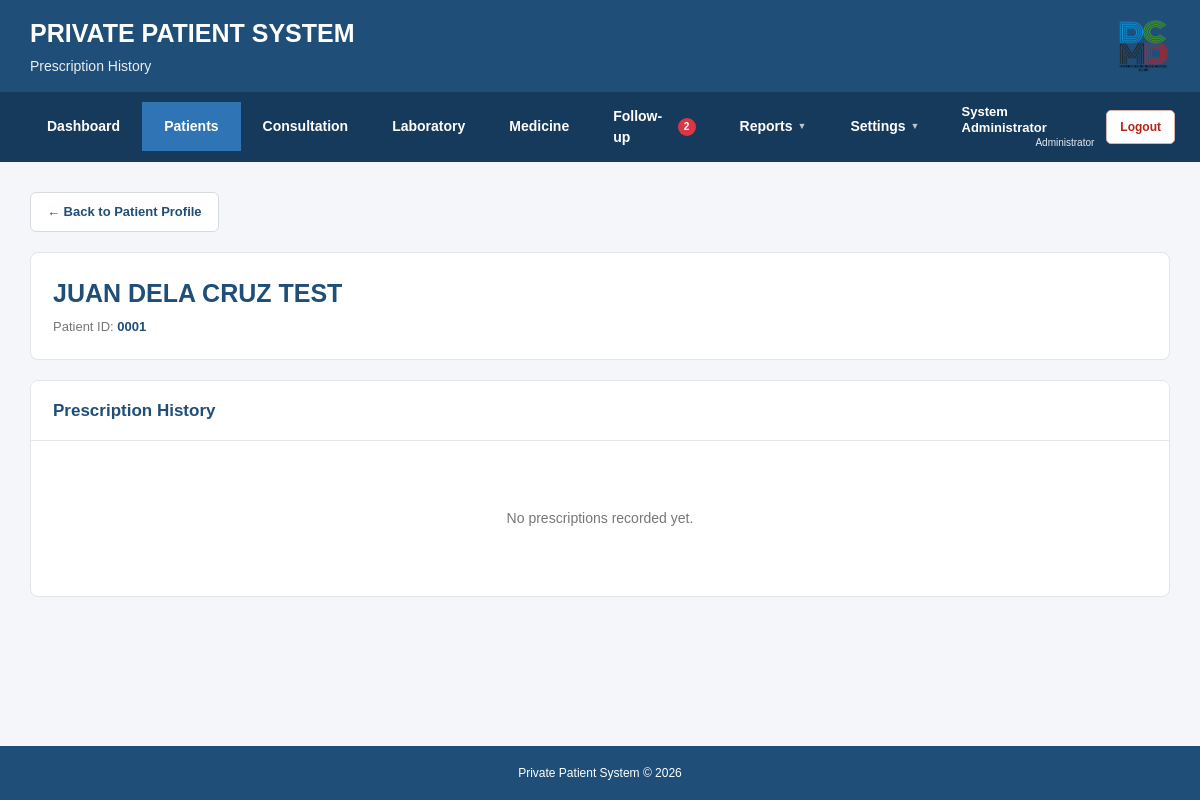
/private_patient_system/prescriptions/history.php?id=12 (signed in), run on an earlier commit of the app's database.
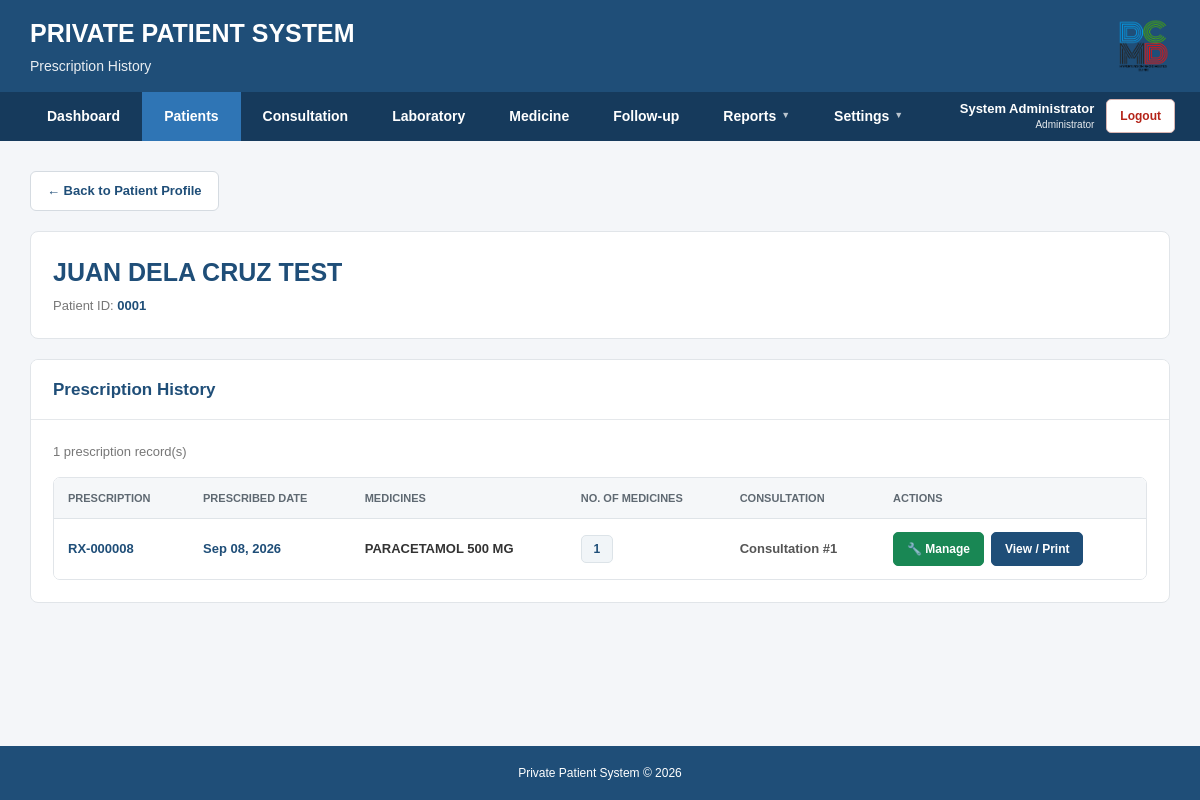
And on a later commit of the database.
### tables this page shows
CREATE TABLE IF NOT EXISTS `prescription_headers` (
  `id` int(11) NOT NULL AUTO_INCREMENT,
  `patient_id` int(11) NOT NULL,
  `prescribed_date` date NOT NULL,
  `created_at` timestamp NOT NULL DEFAULT CURRENT_TIMESTAMP,
  PRIMARY KEY (`id`),
  UNIQUE KEY `unique_patient_date` (`patient_id`,`prescribed_date`),
  KEY `idx_patient_id` (`patient_id`),
  KEY `idx_prescribed_date` (`prescribed_date`)
);

### private_patient_system/prescriptions/history.php (the view, shortened to what the changed rows need)
<?php
require_once "../config/database.php";
$activePage = "patients";
$id = isset($_GET['id'])
    ? intval($_GET['id'])
    : 0;
$sql = "SELECT * FROM patients WHERE id = ?";
$stmt = $conn->prepare($sql);
$stmt->bind_param("i", $id);
$stmt->execute();
$result = $stmt->get_result();
$patient = $result->fetch_assoc();
$fullName = $patient['first_name'];
if (!empty($patient['middle_name'])) {
    $fullName .= " " . $patient['middle_name'];
}
$fullName .= " " . $patient['last_name'];
$prescription_stmt = $conn->prepare(
    $prescription_sql
);
$prescription_stmt->bind_param(
    "i",
    $id
);
$prescription_stmt->execute();
$prescriptions =
    $prescription_stmt->get_result();
$prescriptionCount =
    $prescriptions->num_rows;
?>
<?php
include __DIR__ . "/../includes/header.php";
include __DIR__ . "/../includes/navigation.php";
?>
<main class="main-container">
    <div class="prescription-history-page">
        <div class="prescription-patient-card">
            <div class="prescription-patient-content">
                <div>
                    <h1 class="prescription-patient-name">
                        <?php
                        echo htmlspecialchars(
                            $fullName
                        );
                        ?>
                    </h1>
                </div>
            </div>
        </div>
        <div class="prescription-card">
            <div class="prescription-card-header">
                <h2 class="prescription-card-title">
                    Prescription History
                </h2>
            </div>
            <div class="prescription-card-body">
                <?php if ($prescriptionCount > 0) { ?>
                    <div class="prescription-history-count">
                        <?php
                        echo $prescriptionCount;
                        ?>
                        prescription record(s)
                    </div>
                    <div class="prescription-table-container">
                        <table class="prescription-table">
                            <thead>
                                <tr>
                                    <th>
                                        Prescription
                                    </th>
                                    <th>
                                        Prescribed Date
                                    </th>
                                    <th>
                                        Medicines
                                    </th>
                                    <th>
                                        No. of Medicines
                                    </th>
                                    <th>
                                        Consultation
                                    </th>
                                    <th>
                                        Actions
                                    </th>
                                </tr>
                            </thead>
                            <tbody>
                                <?php while (
                                    $prescription =
                                        $prescriptions->fetch_assoc()
                                ) { ?>
                                    <tr>
                                        <td>
                                            <span
                                                class="prescription-number"
                                            >
                                                <?php
                                                echo "RX-" .
                                                    str_pad(
                                                        (int)
                                                        $prescription[
                                                            'prescription_header_id'
                                                        ],
                                                        6,
                                                        "0",
                                                        STR_PAD_LEFT
                                                    );
                                                ?>
                                            </span>
                                        </td>
                                        <td>
                                            <span
                                                class="prescription-date-text"
                                            >
                                                <?php
                                                if (
                                                    !empty(
                                                        $prescription[
                                                            'prescribed_date'
                                                        ]
                                                    )
                                                ) {
                                                    echo htmlspecialchars(
                                                        date(
                                                            "M d, Y",
                                                            strtotime(
                                                                $prescription[
                                                                    'prescribed_date'
                                                                ]
                                                            )
                                                        )
                                                    );
                                                }
                                                else {
                                                    echo "-";
                                                }
                                                ?>
                                            </span>
                                        </td>
                                        <td>
                                            <div
                                                class="prescription-medicines"
                                            >
                                                <?php
                                                if (
                                                    !empty(
                                                        $prescription[
                                                            'medicines'
                                                        ]
                                                    )
                                                ) {
                                                    echo htmlspecialchars(
                                                        $prescription[
                                                            'medicines'
                                                        ]
                                                    );
                                                }
                                                else {
                                                    echo "-";
                                                }
                                                ?>
                                            </div>
                                        </td>
                                        <td>
                                            <span
                                                class="prescription-medicine-count"
                                            >
                                                <?php
                                                echo (int)
                                                    $prescription[
                                                        'medicine_count'
                                                    ];
                                                ?>
                                            </span>
                                        </td>
                                        <td>
                                            <span
                                                class="prescription-consultation"
                                            >
                                                <?php
                                                if (
                                                    !empty(
                                                        $prescription[
                                                            'consultation_number'
                                                        ]
                                                    )
                                                ) {
                                                    echo "Consultation #" .
                                                        (int)
                                                        $prescription[
                                                            'consultation_number'
                                                        ];
                                                }
                                                else {
                                                    echo "-";
                                                }
                                                ?>
                                            </span>
                                        </td>
                                        <td>
                                            <div
                                                class="prescription-actions"
                                            >
                                                <a
                                                    href="manage_prescription.php?prescription_header_id=<?php echo (int) $prescription['prescription_header_id']; ?>"
                                                    class="prescription-manage-btn"
                                                >
                                                    🔧 Manage
                                                </a>
                                                <a
                                                    href="print_prescription.php?prescription_header_id=<?php echo (int) $prescription['prescription_header_id']; ?>&from_history=1"
                                                    class="prescription-view-btn"
                                                    target="_blank"
                                                >
                                                    View / Print
                                                </a>
                                            </div>
                                        </td>
                                    </tr>
                                <?php } ?>
                            </tbody>
                        </table>
                    </div>
                <?php } else { ?>
                    <div class="no-prescriptions">
                        No prescriptions recorded yet.
                    </div>
                <?php } ?>
            </div>
        </div>
    </div>
</main>
<?php
include __DIR__ . "/../includes/footer.php";
?>

### private_patient_system/includes/navigation.php (shortened to what the changed rows need)
<?php
$followUpDueSoonCount = 0;
if (isset($conn)) {
    $followUpNotificationSql = "
        SELECT COUNT(*) AS total
        FROM consultations c
        INNER JOIN patients p
            ON c.patient_id = p.id
        WHERE
            UPPER(TRIM(p.status)) != 'DECEASED'
            AND c.follow_up_date IS NOT NULL
            AND (
                UPPER(TRIM(c.follow_up_status)) = 'PENDING'
                OR UPPER(TRIM(c.follow_up_status)) = 'ACTIVE'
            )
            AND c.follow_up_date >= CURDATE()
            AND c.follow_up_date <= DATE_ADD(CURDATE(), INTERVAL 7 DAY)
    ";
    $followUpNotificationResult = $conn->query(
        $followUpNotificationSql
    );
    if ($followUpNotificationResult) {
        $followUpNotificationRow =
            $followUpNotificationResult->fetch_assoc();
        if ($followUpNotificationRow) {
            $followUpDueSoonCount = intval(
                $followUpNotificationRow["total"]
            );
        }
    }
}
?>
<nav class="navigation">
    <div class="navigation-inner">
        <div class="navigation-menu">
            <a
                href="/private_patient_system/patients/follow_up.php?type=due"
                class="nav-link nav-follow-up <?php echo ($activePage == 'follow_up') ? 'active' : ''; ?>"
            >
                <span>
                    Follow-up
                </span>
                <?php if ($followUpDueSoonCount > 0) { ?>
                    <span class="follow-up-notification">
                        <?php
                        echo $followUpDueSoonCount;
                        ?>
                    </span>
                <?php } ?>
            </a>
        </div>
    </div>
</nav>

What changed in the data, as far as the page shows it:
added prescription_headers: id "000008", prescribed_date "Sep 08, 2026", prescription "PARACETAMOL 500 MG", prescription "1"
Also different on the page:
$prescriptionCount: (not shown) → "1"
$followUpDueSoonCount: "2" → (not shown)
text no longer shown: "No prescriptions recorded yet."
text now shown: "prescription record(s) PRESCRIPTION PRESCRIBED DATE MEDICINES NO. OF MEDICINES CONSULTATION ACTIONS"
